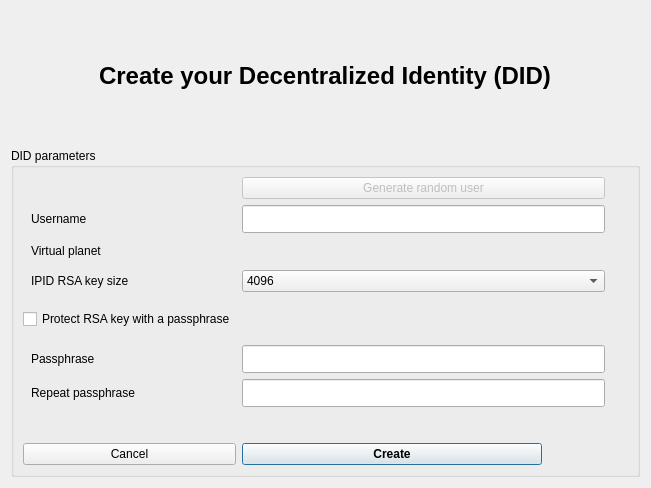
<?xml version="1.0" encoding="UTF-8"?>
<ui version="4.0">
 <class>ProfileInitDialog</class>
 <widget class="QDialog" name="ProfileInitDialog">
  <property name="geometry">
   <rect>
    <x>0</x>
    <y>0</y>
    <width>651</width>
    <height>488</height>
   </rect>
  </property>
  <property name="maximumSize">
   <size>
    <width>900</width>
    <height>16777215</height>
   </size>
  </property>
  <property name="windowTitle">
   <string>IPID generator</string>
  </property>
  <property name="styleSheet">
   <string notr="true">QLineEdit, QLabel {
padding: 5px;
}

QDialog {
margin-left: 20px;
margin-right: 20px;
}</string>
  </property>
  <layout class="QGridLayout" name="gridLayout_2">
   <item row="1" column="0">
    <widget class="QGroupBox" name="groupBox">
     <property name="title">
      <string>DID parameters</string>
     </property>
     <layout class="QGridLayout" name="gridLayout_3">
      <item row="0" column="0">
       <layout class="QGridLayout" name="gridLayout">
        <item row="5" column="1">
         <spacer name="verticalSpacer">
          <property name="orientation">
           <enum>Qt::Vertical</enum>
          </property>
          <property name="sizeType">
           <enum>QSizePolicy::Minimum</enum>
          </property>
          <property name="sizeHint" stdset="0">
           <size>
            <width>20</width>
            <height>40</height>
           </size>
          </property>
         </spacer>
        </item>
        <item row="9" column="1">
         <widget class="QPushButton" name="okButton">
          <property name="maximumSize">
           <size>
            <width>300</width>
            <height>16777215</height>
           </size>
          </property>
          <property name="styleSheet">
           <string notr="true">font-weight: bold;</string>
          </property>
          <property name="text">
           <string>Create</string>
          </property>
         </widget>
        </item>
        <item row="9" column="0">
         <widget class="QPushButton" name="cancelButton">
          <property name="maximumSize">
           <size>
            <width>600</width>
            <height>16777215</height>
           </size>
          </property>
          <property name="text">
           <string>Cancel</string>
          </property>
         </widget>
        </item>
        <item row="1" column="1">
         <widget class="QPushButton" name="generateRandom">
          <property name="enabled">
           <bool>false</bool>
          </property>
          <property name="text">
           <string>Generate random user</string>
          </property>
         </widget>
        </item>
        <item row="4" column="0">
         <widget class="QLabel" name="label_4">
          <property name="text">
           <string>IPID RSA key size</string>
          </property>
         </widget>
        </item>
        <item row="7" column="1">
         <widget class="QLineEdit" name="ipidRsaPassphraseVerif">
          <property name="maxLength">
           <number>64</number>
          </property>
         </widget>
        </item>
        <item row="4" column="1">
         <widget class="QComboBox" name="ipidRsaKeySize">
          <item>
           <property name="text">
            <string>4096</string>
           </property>
          </item>
          <item>
           <property name="text">
            <string>2048</string>
           </property>
          </item>
         </widget>
        </item>
        <item row="3" column="0">
         <widget class="QLabel" name="label_3">
          <property name="text">
           <string>Virtual planet</string>
          </property>
         </widget>
        </item>
        <item row="7" column="2">
         <widget class="QLabel" name="ipidRsaPassphraseVerifCheck">
          <property name="text">
           <string/>
          </property>
         </widget>
        </item>
        <item row="6" column="2">
         <widget class="QLabel" name="ipidRsaPassphraseCheck">
          <property name="text">
           <string/>
          </property>
         </widget>
        </item>
        <item row="2" column="1">
         <widget class="QLineEdit" name="username">
          <property name="maxLength">
           <number>32</number>
          </property>
         </widget>
        </item>
        <item row="5" column="0">
         <widget class="QCheckBox" name="useIpidPassphrase">
          <property name="text">
           <string>Protect RSA key with a passphrase</string>
          </property>
         </widget>
        </item>
        <item row="6" column="1">
         <widget class="QLineEdit" name="ipidRsaPassphrase">
          <property name="maxLength">
           <number>64</number>
          </property>
         </widget>
        </item>
        <item row="6" column="0">
         <widget class="QLabel" name="ipidRsaPassphraseLabel">
          <property name="text">
           <string>Passphrase</string>
          </property>
         </widget>
        </item>
        <item row="2" column="0">
         <widget class="QLabel" name="label_2">
          <property name="text">
           <string>Username</string>
          </property>
         </widget>
        </item>
        <item row="7" column="0">
         <widget class="QLabel" name="ipidRsaPassphraseVerifLabel">
          <property name="text">
           <string>Repeat passphrase</string>
          </property>
         </widget>
        </item>
        <item row="8" column="1">
         <spacer name="verticalSpacer_2">
          <property name="orientation">
           <enum>Qt::Vertical</enum>
          </property>
          <property name="sizeType">
           <enum>QSizePolicy::Maximum</enum>
          </property>
          <property name="sizeHint" stdset="0">
           <size>
            <width>20</width>
            <height>30</height>
           </size>
          </property>
         </spacer>
        </item>
       </layout>
      </item>
     </layout>
    </widget>
   </item>
   <item row="0" column="0" alignment="Qt::AlignHCenter">
    <widget class="QLabel" name="label">
     <property name="font">
      <font>
       <weight>75</weight>
       <bold>true</bold>
      </font>
     </property>
     <property name="text">
      <string>&lt;html&gt;&lt;head/&gt;&lt;body&gt;&lt;p&gt;&lt;span style=&quot; font-size:18pt;&quot;&gt;Create your Decentralized Identity (DID)&lt;/span&gt;&lt;/p&gt;&lt;/body&gt;&lt;/html&gt;</string>
     </property>
     <property name="textFormat">
      <enum>Qt::RichText</enum>
     </property>
    </widget>
   </item>
  </layout>
 </widget>
 <tabstops>
  <tabstop>generateRandom</tabstop>
  <tabstop>username</tabstop>
  <tabstop>ipidRsaKeySize</tabstop>
  <tabstop>ipidRsaPassphrase</tabstop>
  <tabstop>ipidRsaPassphraseVerif</tabstop>
  <tabstop>okButton</tabstop>
  <tabstop>useIpidPassphrase</tabstop>
  <tabstop>cancelButton</tabstop>
 </tabstops>
 <resources/>
 <connections/>
</ui>
